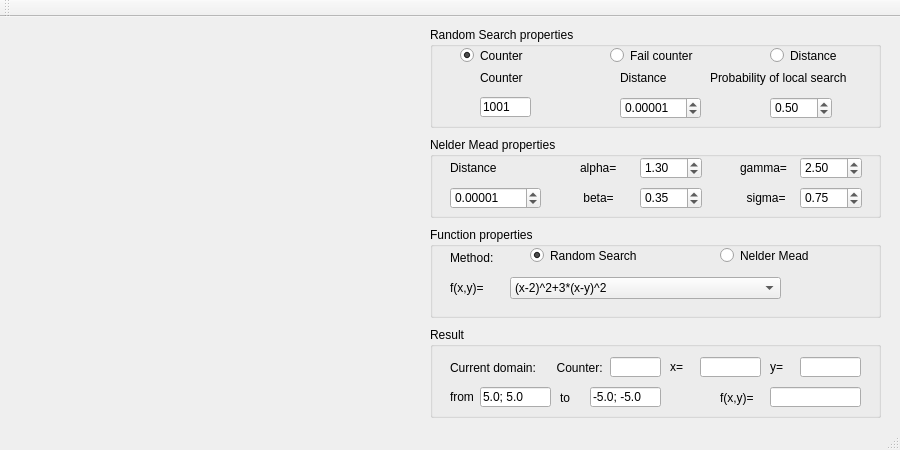
<?xml version="1.0" encoding="UTF-8"?>
<ui version="4.0">
 <class>MainWindow</class>
 <widget class="QMainWindow" name="MainWindow">
  <property name="geometry">
   <rect>
    <x>0</x>
    <y>0</y>
    <width>900</width>
    <height>450</height>
   </rect>
  </property>
  <property name="minimumSize">
   <size>
    <width>900</width>
    <height>450</height>
   </size>
  </property>
  <property name="maximumSize">
   <size>
    <width>900</width>
    <height>450</height>
   </size>
  </property>
  <property name="windowTitle">
   <string>Optimization</string>
  </property>
  <widget class="QWidget" name="centralWidget">
   <widget class="QWidget" name="gridLayoutWidget">
    <property name="geometry">
     <rect>
      <x>0</x>
      <y>0</y>
      <width>401</width>
      <height>391</height>
     </rect>
    </property>
    <layout class="QGridLayout" name="LayoutMain"/>
   </widget>
   <widget class="QGroupBox" name="BoxRS">
    <property name="geometry">
     <rect>
      <x>430</x>
      <y>10</y>
      <width>451</width>
      <height>101</height>
     </rect>
    </property>
    <property name="title">
     <string>Random Search properties</string>
    </property>
    <widget class="QRadioButton" name="radioButtonCount">
     <property name="geometry">
      <rect>
       <x>30</x>
       <y>20</y>
       <width>141</width>
       <height>17</height>
      </rect>
     </property>
     <property name="text">
      <string>Counter</string>
     </property>
     <property name="checked">
      <bool>true</bool>
     </property>
    </widget>
    <widget class="QRadioButton" name="radioButtonFail">
     <property name="geometry">
      <rect>
       <x>180</x>
       <y>20</y>
       <width>121</width>
       <height>17</height>
      </rect>
     </property>
     <property name="text">
      <string>Fail counter</string>
     </property>
    </widget>
    <widget class="QRadioButton" name="radioButtonDist">
     <property name="geometry">
      <rect>
       <x>340</x>
       <y>20</y>
       <width>101</width>
       <height>17</height>
      </rect>
     </property>
     <property name="text">
      <string>Distance</string>
     </property>
    </widget>
    <widget class="QLineEdit" name="MaxCounter">
     <property name="geometry">
      <rect>
       <x>50</x>
       <y>70</y>
       <width>51</width>
       <height>20</height>
      </rect>
     </property>
     <property name="whatsThis">
      <string>Максимальное значение счетчика или числа неудач</string>
     </property>
     <property name="inputMethodHints">
      <set>Qt::ImhNone</set>
     </property>
     <property name="text">
      <string>1001</string>
     </property>
     <property name="maxLength">
      <number>32765</number>
     </property>
     <property name="placeholderText">
      <string>1000</string>
     </property>
    </widget>
    <widget class="QLabel" name="label_3">
     <property name="geometry">
      <rect>
       <x>280</x>
       <y>40</y>
       <width>171</width>
       <height>21</height>
      </rect>
     </property>
     <property name="text">
      <string>Probability of local search</string>
     </property>
    </widget>
    <widget class="QLabel" name="label_6">
     <property name="geometry">
      <rect>
       <x>190</x>
       <y>40</y>
       <width>81</width>
       <height>21</height>
      </rect>
     </property>
     <property name="text">
      <string>Distance</string>
     </property>
    </widget>
    <widget class="QLabel" name="label_7">
     <property name="geometry">
      <rect>
       <x>50</x>
       <y>40</y>
       <width>121</width>
       <height>21</height>
      </rect>
     </property>
     <property name="text">
      <string>Counter</string>
     </property>
    </widget>
    <widget class="QDoubleSpinBox" name="MinDist">
     <property name="geometry">
      <rect>
       <x>190</x>
       <y>70</y>
       <width>81</width>
       <height>22</height>
      </rect>
     </property>
     <property name="decimals">
      <number>5</number>
     </property>
     <property name="maximum">
      <double>1.000000000000000</double>
     </property>
     <property name="singleStep">
      <double>0.000001000000000</double>
     </property>
     <property name="value">
      <double>0.000010000000000</double>
     </property>
    </widget>
    <widget class="QDoubleSpinBox" name="RSprob">
     <property name="geometry">
      <rect>
       <x>340</x>
       <y>70</y>
       <width>62</width>
       <height>22</height>
      </rect>
     </property>
     <property name="maximum">
      <double>1.000000000000000</double>
     </property>
     <property name="singleStep">
      <double>0.010000000000000</double>
     </property>
     <property name="value">
      <double>0.500000000000000</double>
     </property>
    </widget>
   </widget>
   <widget class="QGroupBox" name="BoxNM">
    <property name="geometry">
     <rect>
      <x>430</x>
      <y>120</y>
      <width>451</width>
      <height>81</height>
     </rect>
    </property>
    <property name="title">
     <string>Nelder Mead properties</string>
    </property>
    <widget class="QLabel" name="label_8">
     <property name="geometry">
      <rect>
       <x>150</x>
       <y>20</y>
       <width>61</width>
       <height>21</height>
      </rect>
     </property>
     <property name="text">
      <string>alpha=</string>
     </property>
    </widget>
    <widget class="QLabel" name="label_9">
     <property name="geometry">
      <rect>
       <x>150</x>
       <y>50</y>
       <width>51</width>
       <height>21</height>
      </rect>
     </property>
     <property name="text">
      <string> beta=</string>
     </property>
    </widget>
    <widget class="QLabel" name="label_10">
     <property name="geometry">
      <rect>
       <x>310</x>
       <y>20</y>
       <width>61</width>
       <height>21</height>
      </rect>
     </property>
     <property name="text">
      <string>gamma=</string>
     </property>
    </widget>
    <widget class="QLabel" name="label_11">
     <property name="geometry">
      <rect>
       <x>310</x>
       <y>50</y>
       <width>61</width>
       <height>21</height>
      </rect>
     </property>
     <property name="text">
      <string>  sigma=</string>
     </property>
    </widget>
    <widget class="QLabel" name="label_12">
     <property name="geometry">
      <rect>
       <x>20</x>
       <y>20</y>
       <width>71</width>
       <height>21</height>
      </rect>
     </property>
     <property name="text">
      <string>Distance</string>
     </property>
    </widget>
    <widget class="QDoubleSpinBox" name="NMdist">
     <property name="geometry">
      <rect>
       <x>20</x>
       <y>50</y>
       <width>91</width>
       <height>22</height>
      </rect>
     </property>
     <property name="decimals">
      <number>5</number>
     </property>
     <property name="maximum">
      <double>1.000000000000000</double>
     </property>
     <property name="value">
      <double>0.000010000000000</double>
     </property>
    </widget>
    <widget class="QDoubleSpinBox" name="NMalpha">
     <property name="geometry">
      <rect>
       <x>210</x>
       <y>20</y>
       <width>62</width>
       <height>22</height>
      </rect>
     </property>
     <property name="whatsThis">
      <string>Коэффициент отражения(наихудшей вершины относительно центроида)</string>
     </property>
     <property name="minimum">
      <double>1.000000000000000</double>
     </property>
     <property name="maximum">
      <double>5.000000000000000</double>
     </property>
     <property name="value">
      <double>1.300000000000000</double>
     </property>
    </widget>
    <widget class="QDoubleSpinBox" name="NMbeta">
     <property name="geometry">
      <rect>
       <x>210</x>
       <y>50</y>
       <width>62</width>
       <height>22</height>
      </rect>
     </property>
     <property name="whatsThis">
      <string>Коэффициент сжатия</string>
     </property>
     <property name="maximum">
      <double>1.000000000000000</double>
     </property>
     <property name="singleStep">
      <double>0.010000000000000</double>
     </property>
     <property name="value">
      <double>0.350000000000000</double>
     </property>
    </widget>
    <widget class="QDoubleSpinBox" name="NMgamma">
     <property name="geometry">
      <rect>
       <x>370</x>
       <y>20</y>
       <width>62</width>
       <height>22</height>
      </rect>
     </property>
     <property name="whatsThis">
      <string>Коэффициент растяжения</string>
     </property>
     <property name="minimum">
      <double>1.000000000000000</double>
     </property>
     <property name="maximum">
      <double>5.000000000000000</double>
     </property>
     <property name="value">
      <double>2.500000000000000</double>
     </property>
    </widget>
    <widget class="QDoubleSpinBox" name="NMsigma">
     <property name="geometry">
      <rect>
       <x>370</x>
       <y>50</y>
       <width>62</width>
       <height>22</height>
      </rect>
     </property>
     <property name="whatsThis">
      <string>Коэффициент сжатия вершин симплекса к найденному минимуму</string>
     </property>
     <property name="minimum">
      <double>0.010000000000000</double>
     </property>
     <property name="maximum">
      <double>1.000000000000000</double>
     </property>
     <property name="value">
      <double>0.750000000000000</double>
     </property>
    </widget>
   </widget>
   <widget class="QGroupBox" name="BoxFunc">
    <property name="geometry">
     <rect>
      <x>430</x>
      <y>210</y>
      <width>451</width>
      <height>91</height>
     </rect>
    </property>
    <property name="title">
     <string>Function properties</string>
    </property>
    <widget class="QComboBox" name="comboBoxFunc">
     <property name="geometry">
      <rect>
       <x>80</x>
       <y>50</y>
       <width>271</width>
       <height>22</height>
      </rect>
     </property>
     <property name="maxVisibleItems">
      <number>9</number>
     </property>
     <property name="maxCount">
      <number>3</number>
     </property>
     <item>
      <property name="text">
       <string>(x-2)^2+3*(x-y)^2</string>
      </property>
     </item>
     <item>
      <property name="text">
       <string>9*sin((x-y)^2)-cos((x+y)^2)+exp(y-x+1); </string>
      </property>
     </item>
     <item>
      <property name="text">
       <string>y*exp(-x^2)+sin(x^2+y^2)</string>
      </property>
     </item>
    </widget>
    <widget class="QRadioButton" name="radioButtonRS">
     <property name="geometry">
      <rect>
       <x>100</x>
       <y>20</y>
       <width>171</width>
       <height>17</height>
      </rect>
     </property>
     <property name="text">
      <string>Random Search</string>
     </property>
     <property name="checked">
      <bool>true</bool>
     </property>
    </widget>
    <widget class="QRadioButton" name="radioButtonNM">
     <property name="geometry">
      <rect>
       <x>290</x>
       <y>20</y>
       <width>151</width>
       <height>17</height>
      </rect>
     </property>
     <property name="text">
      <string>Nelder Mead</string>
     </property>
    </widget>
    <widget class="QLabel" name="label">
     <property name="geometry">
      <rect>
       <x>20</x>
       <y>50</y>
       <width>47</width>
       <height>21</height>
      </rect>
     </property>
     <property name="text">
      <string>f(x,y)=</string>
     </property>
    </widget>
    <widget class="QLabel" name="label_2">
     <property name="geometry">
      <rect>
       <x>20</x>
       <y>20</y>
       <width>61</width>
       <height>21</height>
      </rect>
     </property>
     <property name="text">
      <string>Method:</string>
     </property>
    </widget>
   </widget>
   <widget class="QGroupBox" name="groupBox">
    <property name="geometry">
     <rect>
      <x>430</x>
      <y>310</y>
      <width>451</width>
      <height>91</height>
     </rect>
    </property>
    <property name="title">
     <string>Result</string>
    </property>
    <widget class="QLineEdit" name="ResultCounter">
     <property name="geometry">
      <rect>
       <x>180</x>
       <y>30</y>
       <width>51</width>
       <height>20</height>
      </rect>
     </property>
     <property name="readOnly">
      <bool>true</bool>
     </property>
    </widget>
    <widget class="QLineEdit" name="Res_x">
     <property name="geometry">
      <rect>
       <x>270</x>
       <y>30</y>
       <width>61</width>
       <height>20</height>
      </rect>
     </property>
     <property name="readOnly">
      <bool>true</bool>
     </property>
    </widget>
    <widget class="QLineEdit" name="Res_y">
     <property name="geometry">
      <rect>
       <x>370</x>
       <y>30</y>
       <width>61</width>
       <height>20</height>
      </rect>
     </property>
     <property name="readOnly">
      <bool>true</bool>
     </property>
    </widget>
    <widget class="QLabel" name="label_4">
     <property name="geometry">
      <rect>
       <x>240</x>
       <y>30</y>
       <width>31</width>
       <height>20</height>
      </rect>
     </property>
     <property name="text">
      <string>x=</string>
     </property>
    </widget>
    <widget class="QLabel" name="label_5">
     <property name="geometry">
      <rect>
       <x>340</x>
       <y>30</y>
       <width>31</width>
       <height>20</height>
      </rect>
     </property>
     <property name="text">
      <string>y=</string>
     </property>
    </widget>
    <widget class="QLineEdit" name="Res_eval">
     <property name="geometry">
      <rect>
       <x>340</x>
       <y>60</y>
       <width>91</width>
       <height>20</height>
      </rect>
     </property>
     <property name="readOnly">
      <bool>true</bool>
     </property>
    </widget>
    <widget class="QLabel" name="label_13">
     <property name="geometry">
      <rect>
       <x>290</x>
       <y>60</y>
       <width>47</width>
       <height>21</height>
      </rect>
     </property>
     <property name="text">
      <string>f(x,y)=</string>
     </property>
    </widget>
    <widget class="QLabel" name="label_14">
     <property name="geometry">
      <rect>
       <x>120</x>
       <y>30</y>
       <width>61</width>
       <height>21</height>
      </rect>
     </property>
     <property name="text">
      <string>  Counter:</string>
     </property>
    </widget>
    <widget class="QLineEdit" name="DomainFrom">
     <property name="geometry">
      <rect>
       <x>50</x>
       <y>60</y>
       <width>71</width>
       <height>20</height>
      </rect>
     </property>
     <property name="text">
      <string>5.0; 5.0</string>
     </property>
     <property name="readOnly">
      <bool>true</bool>
     </property>
    </widget>
    <widget class="QLineEdit" name="DomainTo">
     <property name="geometry">
      <rect>
       <x>160</x>
       <y>60</y>
       <width>71</width>
       <height>20</height>
      </rect>
     </property>
     <property name="text">
      <string>-5.0; -5.0</string>
     </property>
     <property name="readOnly">
      <bool>true</bool>
     </property>
    </widget>
    <widget class="QLabel" name="label_15">
     <property name="geometry">
      <rect>
       <x>20</x>
       <y>30</y>
       <width>101</width>
       <height>21</height>
      </rect>
     </property>
     <property name="text">
      <string>Current domain:</string>
     </property>
    </widget>
    <widget class="QLabel" name="label_16">
     <property name="geometry">
      <rect>
       <x>20</x>
       <y>60</y>
       <width>31</width>
       <height>20</height>
      </rect>
     </property>
     <property name="text">
      <string>from</string>
     </property>
    </widget>
    <widget class="QLabel" name="label_17">
     <property name="geometry">
      <rect>
       <x>130</x>
       <y>60</y>
       <width>31</width>
       <height>21</height>
      </rect>
     </property>
     <property name="text">
      <string>to</string>
     </property>
    </widget>
   </widget>
  </widget>
  <widget class="QMenuBar" name="menuBar">
   <property name="geometry">
    <rect>
     <x>0</x>
     <y>0</y>
     <width>900</width>
     <height>21</height>
    </rect>
   </property>
  </widget>
  <widget class="QToolBar" name="mainToolBar">
   <attribute name="toolBarArea">
    <enum>TopToolBarArea</enum>
   </attribute>
   <attribute name="toolBarBreak">
    <bool>false</bool>
   </attribute>
  </widget>
  <widget class="QStatusBar" name="statusBar"/>
 </widget>
 <layoutdefault spacing="6" margin="11"/>
 <resources/>
 <connections/>
</ui>
